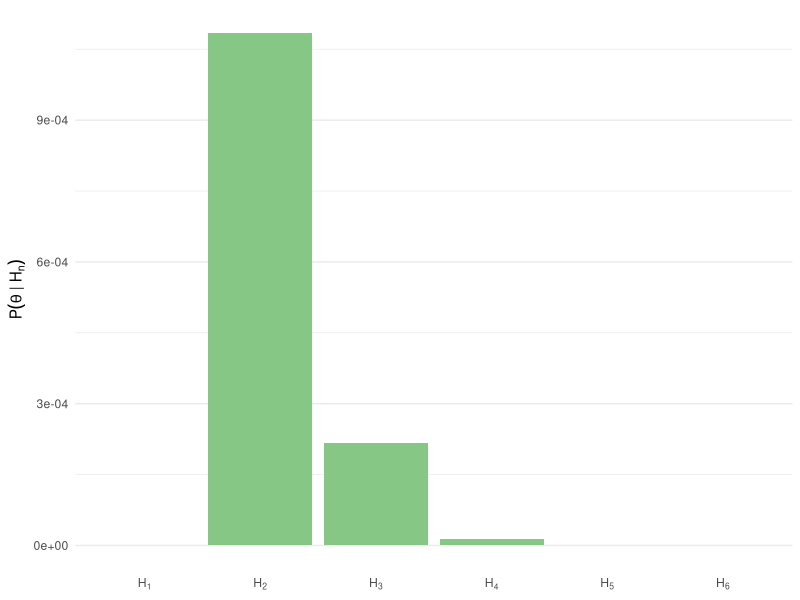

The R script that drew this image:
## ---- chunk 1
#| echo: false

tibble::tribble(
  ~"Notacja"                                     , ~"Wyjaśnienie"                                                                                        ,
  "$P(A)$"                                       , "Prawdopodobieństwo A"                                                                                ,
  "$P(A \\cap B)$"                               , "Prawdopodobieństwo A i jednocześnie B"                                                               ,
  "$P(\\text{grypa} \\cap \\text{szczepionka})$" , "Prawdopodobieństwo, że ktoś i ma grypę, i się szczepił (odsetek takich osób w całej populacji)"      ,
  "$P(A \\mid B)$"                               , "Prawdopodobieństwo A jeśli B (albo wśród spełniających warunek B)"                                   ,
  "$P(\\text{grypa} \\mid \\text{szczepionka})$" , "Prawdopodobieństwo grypy jeśli się ktoś zaszczepił (odsetek zachorowań tylko wśród szczepionych)"    ,
  "$P(\\lnot A)$"                                , "Prawdopodobieństwo, że nie A (czyli $1 - P(A)$)"                                                     ,
  "$P(\\lnot \\text{grypa})$"                    , "Prawdopodobieństwo, że ktoś nie ma grypy (jest zdrowy, łączny odsetek zdrowych w populacji)"         ,
  "$O(A)$"                                       , "Szansa na A, czyli na ile A jest bardziej prawdopodobne od alternatyw ($\\frac{P(A)}{P(\\lnot A)}$)"
) |>
  knitr::kable()
## ---- chunk 2
#| echo: false

tibble::tribble(
  ~"BF"    , ~"Interpretacja"                            ,
  "< 1"    , "Odwróć ułamek i sprawdź jeszcze raz"       ,
  "1"      , "Brak dowodów, posterior wygląda jak prior" ,
  "1-3"    , "Dowody słabe, anegdotyczne"                ,
  "3-10"   , "Dowody umiarkowane"                        ,
  "10-30"  , "Dowody silne"                              ,
  "30-100" , "Dowody bardzo silne"                       ,
  "> 100"  , "Dowody ekstremalnie silne"
) |>
  knitr::kable()
## ---- chunk 3
#| code-fold: false

posterior_from_bf <- function(prior, bf) {
  bf * prior / (bf * prior + 1 - prior)
}

posterior_from_bf(0.3, 3.3)
## ---- chunk 4
#| code-fold: true
#| title: "Kod w R symulujący rzut kośćmi"

set.seed(42 * 2137)
my_number <- 2

throws <- sample(1:6, 10, replace = TRUE) # 4 6 6 2 5 6 4 4 5 1
throws_recoded <- dplyr::case_when(
  throws < my_number ~ "M",
  throws == my_number ~ "R",
  throws > my_number ~ "W"
)
## ---- chunk 5
#| code-fold: true
#| warning: false

library(dplyr)
library(gmp) # do ułamków zwykłych

tc <- table(throws_recoded)

H_compare <- tibble(assumed_number = 1:6) %>%
  mutate(
    P_M = paste0(assumed_number - 1, "/", 6),
    P_R = "1/6",
    P_W = paste0(6 - assumed_number, "/", 6),
    calc = glue::glue(
      "(\\frac{<numerator(P_M)>}{6})^{<tc['M']>} \\times (\\frac{<numerator(P_R)>}{6})^{<tc['R']>} \\times (\\frac{<numerator(P_W)>}{6})^{<tc['W']>}",
      .open = "<",
      .close = ">"
    )
  ) %>%
  rowwise() %>%
  mutate(
    P_theta = as.numeric(
      as.bigq(P_M)^tc["M"] * as.bigq(P_R)^tc["R"] * as.bigq(P_W)^tc["W"]
    )
  ) %>%
  ungroup()

H_compare_for_kable <- H_compare %>%
  mutate(
    assumed_number = paste0("H_", assumed_number),
    across(P_M:P_W, \(x) {
      paste0("\\frac{", x, "}") |> stringr::str_replace("/", "}{")
    }),
    across(assumed_number:calc, \(x) paste0("$", x, "$"))
  ) %>%
  tibble::column_to_rownames("assumed_number")

knitr::kable(
  H_compare_for_kable,
  col.names = c(
    "$P(M \\mid H_n)$",
    "$P(R \\mid H_n)$",
    "$P(W \\mid H_n)$",
    "Obliczenia",
    "$P(\\theta \\mid H_n)$"
  ),
  align = "ccccr"
)
## ---- chunk 6
#| code-fold: true
#| warning: false
#| fig-align: center

library(ggplot2)

H_compare %>%
  mutate(H = paste0("H[", assumed_number, "]")) %>%
  ggplot(aes(H, P_theta)) +
  geom_col(fill = "#87C785FF") +
  labs(x = NULL, y = expression(P(theta ~ "|" ~ H[n]))) +
  scale_x_discrete(labels = scales::label_parse()) +
  theme_minimal() +
  theme(panel.grid.major.x = element_blank())
## ---- chunk 7
#| code-fold: true
H_compare_for_kable %>%
  select(P_theta) %>%
  mutate(
    P_H = P_theta / sum(P_theta),
    P_H = paste0(
      "$",
      format(P_theta / sum(P_theta) * 100, digits = 2),
      "\\%$"
    ),
    P_H = stringr::str_remove_all(P_H, " ")
  ) %>%
  knitr::kable(
    col.names = c("$P(\\theta \\mid H_n)$", "$P(H_n \\mid \\theta)$"),
    align = "rr"
  )
## ---- chunk 8
#| code-fold: true
set.seed(42)
my_number_e3 <- 4

throws_e3 <- sample(1:5, 6, replace = TRUE) # 1 5 1 1 2 4
throws_recoded_e3 <- dplyr::case_when(
  throws_e3 < my_number_e3 ~ "M",
  throws_e3 == my_number_e3 ~ "R",
  throws_e3 > my_number_e3 ~ "W"
)

tc_e3 <- table(throws_recoded_e3)

tibble(assumed_number = 1:5) %>%
  mutate(
    P_M = paste0(assumed_number - 1, "/", 5),
    P_R = "1/5",
    P_W = paste0(5 - assumed_number, "/", 5),
    calc = glue::glue(
      "(\\frac{<numerator(P_M)>}{5})^{<tc_e3['M']>} \\times (\\frac{<numerator(P_R)>}{5})^{<tc_e3['R']>} \\times (\\frac{<numerator(P_W)>}{5})^{<tc_e3['W']>}",
      .open = "<",
      .close = ">"
    )
  ) %>%
  rowwise() %>%
  mutate(
    P_theta = as.numeric(
      as.bigq(P_M)^tc_e3["M"] *
        as.bigq(P_R)^tc_e3["R"] *
        as.bigq(P_W)^tc_e3["W"]
    )
  ) %>%
  ungroup() %>%
  mutate(
    assumed_number = paste0("H_", assumed_number),
    across(P_M:P_W, \(x) {
      paste0("\\frac{", x, "}") |> stringr::str_replace("/", "}{")
    }),
    across(assumed_number:calc, \(x) paste0("$", x, "$"))
  ) %>%
  tibble::column_to_rownames("assumed_number") %>%
  mutate(
    P_H = P_theta / sum(P_theta),
    P_H = paste0(
      "$",
      format(P_theta / sum(P_theta) * 100, digits = 2),
      "\\%$"
    ),
    P_H = stringr::str_remove_all(P_H, " ")
  ) %>%
  kableExtra::kable(
    col.names = c(
      "$P(M \\mid H_n)$",
      "$P(R \\mid H_n)$",
      "$P(W \\mid H_n)$",
      "Obliczenia",
      "$P(\\theta \\mid H_n)$",
      "$P(H_n \\mid \\theta)$"
    ),
    align = "ccccrr"
  )
